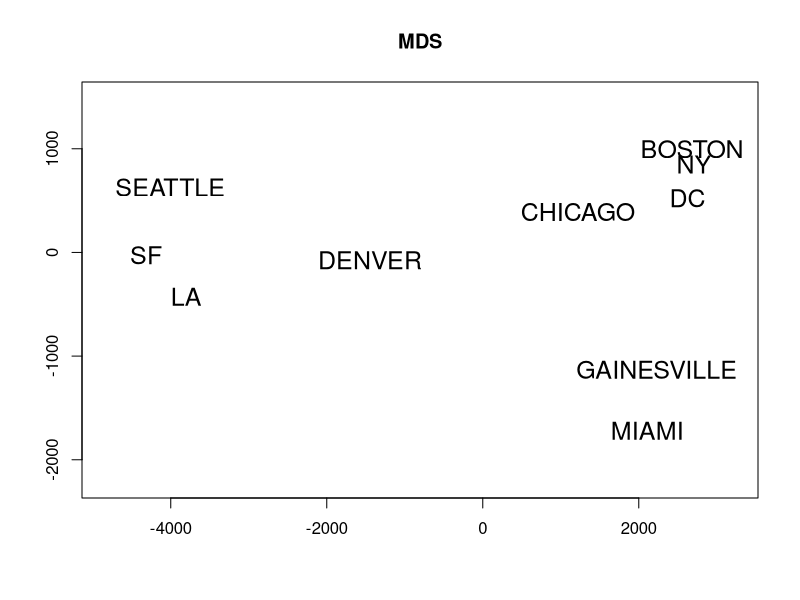
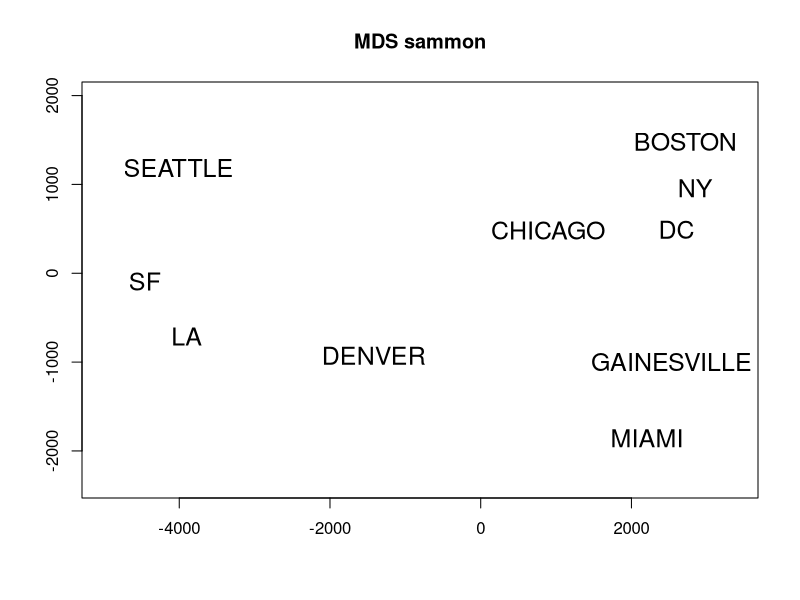

These figures' R source, in order:
## Caleb 2017/09/24 CTRB 5320

setwd("/Users/zhuo/Dropbox/Caleb-Huo.github.io/teaching/data/UScityDistance")

z <- read.delim("Mileage.txt", row.names=1)


z_mds = - cmdscale(dist(z),k=2)

z_sammon = -  MASS::sammon(dist(z),k=2)$points
delta <- 500

png("cityDistance.png")
plot(z_mds[,1],z_mds[,2], type="n", main="MDS", xlab="", ylab="", 
	xlim=c(min(z_mds[,1]) - delta, max(z_mds[,1]) + delta), ylim=c(min(z_mds[,2]) - delta, max(z_mds[,2]) + delta) )
text(z_mds[,1],z_mds[,2], rownames(z_mds),cex=1.5)
dev.off()

png("cityDistance_sammon.png")
plot(z_sammon[,1],z_sammon[,2], type="n", main="MDS sammon", xlab="", ylab="", 
	xlim=c(min(z_sammon[,1]) - delta, max(z_sammon[,1]) + delta), ylim=c(min(z_sammon[,2]) - delta, max(z_sammon[,2]) + delta) )
text(z_sammon[,1],z_sammon[,2], rownames(z_sammon),cex=1.5)
dev.off()
